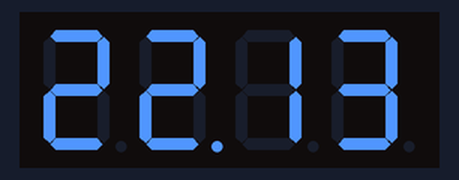
Bench run of a sketch on a simulated Arduino Uno, built with avr-gcc and run on an emulated ATmega328P. On the bench: 4-digit seven-segment display. The local clock reads 2024-03-15 10:24:30 at power-on unless the sketch sets it; what the sketch prints to the serial monitor is not drawn.

Above: at 0.2 s.
At 40.1 s:
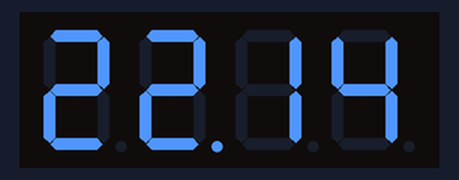
At 100.1 s:
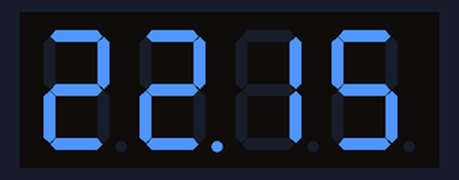

The sketch:

clap-powered-clock.ino
```cpp
#include "SevSeg.h"
#include <Wire.h>
#include <DS3231.h>

DS3231 clock;
RTCDateTime dt;
SevSeg sevseg;  //Initiate a seven segment controller object

int sensorDigitalPin = 13;
int digitalValue;

void setup() {
  byte numDigits = 4;
  byte digitPins[] = { 2, 3, 4, 5 };
  byte segmentPins[] = { 6, 7, 8, 9, 10, 12, 11, 13 };
  bool resistorsOnSegments = 0;
  // variable above indicates that 4 resistors were placed on the digit pins.
  // set variable to 1 if you want to use 8 resistors on the segment pins.
  sevseg.begin(COMMON_CATHODE, numDigits, digitPins, segmentPins, resistorsOnSegments);
  sevseg.setBrightness(90);
  clock.begin();
  Serial.begin(9600);
  pinMode(sensorDigitalPin, INPUT);

  // Manual (YYYY, MM, DD, HH, II, SS
  // clock.setDateTime(2016, 12, 9, 11, 46, 00);

  // Send sketch compiling time to Arduino
  clock.setDateTime(__DATE__, __TIME__);
}
bool on = true;
int prev = 1;
bool recording = false;
unsigned long timer;
void loop() {
  digitalValue = digitalRead(sensorDigitalPin);
  if (on) {
    dt = clock.getDateTime();
    sevseg.setNumber(dt.hour * 100 + dt.minute, 2);  // Must run repeatedly
  } else {
    sevseg.blank();
  }
  // Serial.println("Value" + String(digitalValue));
  // Serial.print(on);
  if (digitalValue == 0 && prev) {
    if (!recording) {
      Serial.println("HEREHEREHEREHEREHERER");
      recording = true;
      timer = micros();
      delay(100);
    } else {
      unsigned long currentTime = micros();
      Serial.println(currentTime - timer);
      if (currentTime - timer < 1000000) {
        on = !on;
      }
      recording = false;
    }
  }
  prev = digitalValue;
  sevseg.refreshDisplay();
}
```

Measured:
- what the display in image 0 shows lasts 39.9 s, from 0.1 s to 40.0 s
- what the display in image 1 shows lasts 60.0 s, from 40.0 s to 100.0 s
